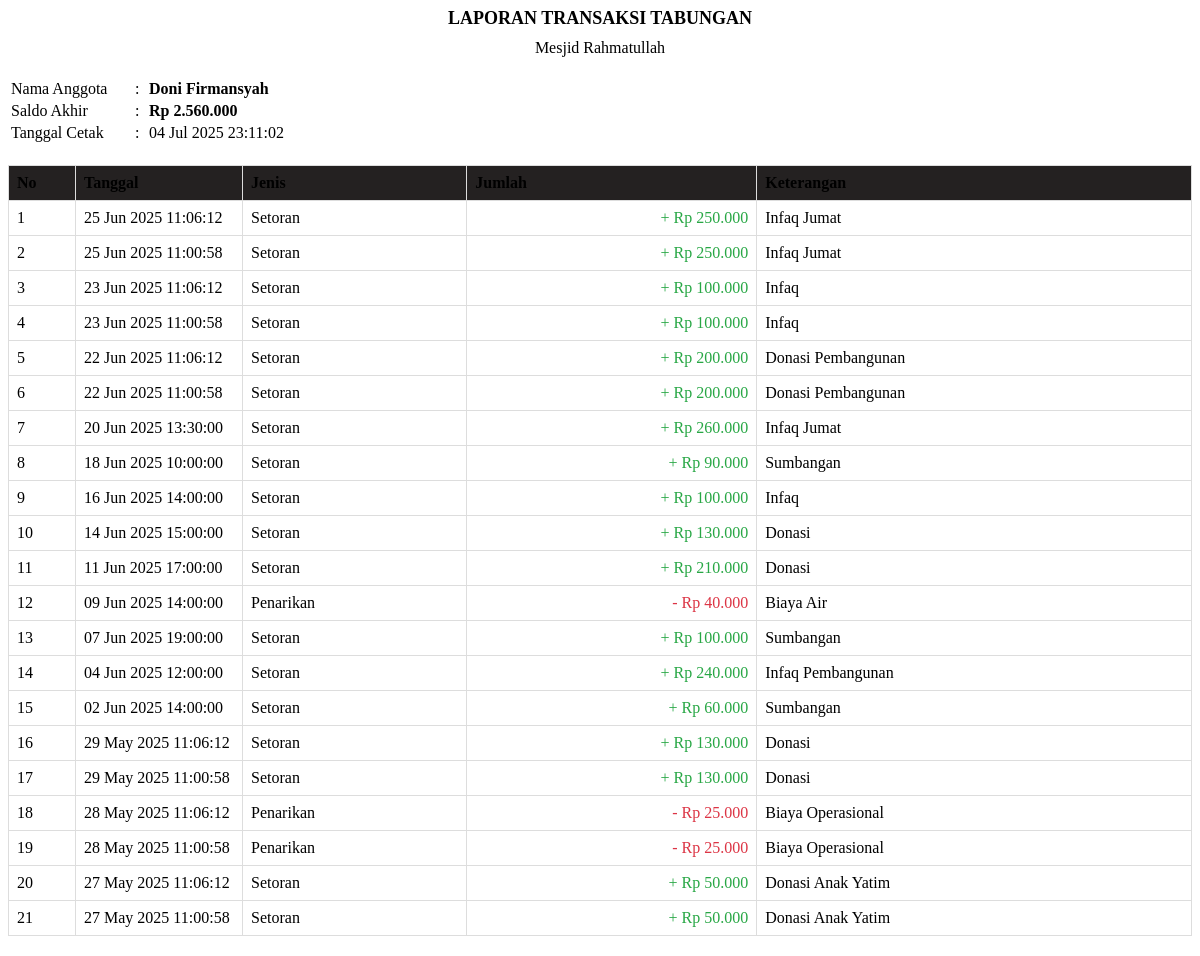
The page /get_transactions.php?id_tabungan=14 on the database its author committed.
### tables this page shows
CREATE TABLE IF NOT EXISTS `tabungan` (
  `id_tabungan` int NOT NULL AUTO_INCREMENT,
  `id_pengguna` int DEFAULT NULL,
  `jumlah_tabungan` int DEFAULT NULL,
  `tanggal_setor` date DEFAULT NULL,
  `keterangan` text,
  PRIMARY KEY (`id_tabungan`),
  KEY `id_pengguna` (`id_pengguna`)
);

CREATE TABLE IF NOT EXISTS `pengguna` (
  `id_pengguna` int NOT NULL AUTO_INCREMENT,
  `nama` varchar(50) DEFAULT NULL,
  `role` varchar(10) DEFAULT NULL,
  `email` varchar(100) DEFAULT NULL,
  `password` varchar(255) NOT NULL,
  `created_at` timestamp NULL DEFAULT NULL,
  PRIMARY KEY (`id_pengguna`) USING BTREE
);

CREATE TABLE IF NOT EXISTS `transaksi` (
  `id_transaksi` int NOT NULL AUTO_INCREMENT,
  `id_tabungan` int DEFAULT NULL,
  `id_pengguna` int DEFAULT NULL,
  `jenis` enum('masuk','keluar') NOT NULL,
  `jumlah` int NOT NULL,
  `tanggal` datetime NOT NULL DEFAULT CURRENT_TIMESTAMP,
  `keterangan` text,
  PRIMARY KEY (`id_transaksi`),
  KEY `id_tabungan` (`id_tabungan`),
  KEY `id_pengguna` (`id_pengguna`)
);

### get_transactions.php (the view, shortened to what this page needs)
<?php
require_once "db.php";
try {
    $pdo = new PDO("mysql:host=$host;dbname=$dbname", $username, $password);
    $pdo->setAttribute(PDO::ATTR_ERRMODE, PDO::ERRMODE_EXCEPTION);
    $pdo->exec("SET time_zone = '+07:00'");
    $id_tabungan = $_GET['id_tabungan'];
    $stmt = $pdo->prepare("SELECT t.*, p.nama FROM tabungan t JOIN pengguna p ON t.id_pengguna = p.id_pengguna WHERE t.id_tabungan = ?");
    $stmt->execute([$id_tabungan]);
    $tabungan = $stmt->fetch(PDO::FETCH_ASSOC);
    $stmt = $pdo->prepare("SELECT * FROM transaksi WHERE id_tabungan = ? ORDER BY tanggal DESC");
    $stmt->execute([$id_tabungan]);
    $transactions = $stmt->fetchAll(PDO::FETCH_ASSOC);
    $html = '
    <style>
        .report-header { margin-bottom: 20px; }
        .report-title { font-size: 18px; font-weight: bold; text-align: center; margin-bottom: 10px; }
        .report-subtitle { text-align: center; margin-bottom: 20px; }
        .report-info { margin-bottom: 15px; }
        .transaction-table { width: 100%; border-collapse: collapse; margin-bottom: 20px; }
        .transaction-table th, .transaction-table td { border: 1px solid #ddd; padding: 8px; }
        .transaction-table th { background-color:rgb(36, 33, 33); text-align: left; }
        .text-right { text-align: right; }
        .text-center { text-align: center; }
        .deposit { color: #28a745; }
        .withdrawal { color: #dc3545; }
        .print-only { display: none; }
        .transaction-date { white-space: nowrap; }
        @media print {
            .no-print { display: none; }
            .print-only { display: block; }
            body { font-size: 12pt; }
            .report-header { margin-bottom: 10mm; }
            .transaction-table { page-break-inside: avoid; }
        }
    </style>
    <div class="report-header">
        <div class="report-title">LAPORAN TRANSAKSI TABUNGAN</div>
        <div class="report-subtitle">Mesjid Rahmatullah</div>
        <div class="report-info">
            <table>
                <tr>
                    <td width="120">Nama Anggota</td>
                    <td width="10">:</td>
                    <td><strong>'.htmlspecialchars($tabungan['nama']).'</strong></td>
                </tr>
                <tr>
                    <td>Saldo Akhir</td>
                    <td>:</td>
                    <td><strong>Rp '.number_format($tabungan['jumlah_tabungan'], 0, ',', '.').'</strong></td>
                </tr>
                <tr>
                    <td>Tanggal Cetak</td>
                    <td>:</td>
                    <td>'.date('d M Y H:i:s').'</td>
                </tr>
            </table>
        </div>
    </div>';
    if (count($transactions) > 0) {
        $html .= '
        <table class="transaction-table">
            <thead>
                <tr>
                    <th width="50">No</th>
                    <th width="150">Tanggal</th>
                    <th>Jenis</th>
                    <th class="text-right">Jumlah</th>
                    <th>Keterangan</th>
                </tr>
            </thead>
            <tbody>';
        foreach ($transactions as $index => $transaction) {
            $transactionDate = $transaction['tanggal'] ? date('d M Y H:i:s', strtotime($transaction['tanggal'])) : '-';
            $html .= '
            <tr>
                <td>'.($index + 1).'</td>
                <td class="transaction-date">'.$transactionDate.'</td>
                <td>'.($transaction['jenis'] == 'masuk' ? 'Setoran' : 'Penarikan').'</td>
                <td class="text-right '.($transaction['jenis'] == 'masuk' ? 'deposit' : 'withdrawal').'">
                    '.($transaction['jenis'] == 'masuk' ? '+' : '-').' Rp '.number_format($transaction['jumlah'], 0, ',', '.').'
                </td>
                <td>'.htmlspecialchars($transaction['keterangan']).'</td>
            </tr>';
        }
        $html .= '
            </tbody>
        </table>';
    } else {
        $html .= '<div class="alert alert-info">Tidak ada transaksi yang tercatat.</div>';
    }
    $html .= '
    <div class="print-only">
        <table width="100%">
            <tr>
                <td width="50%"></td>
                <td class="text-center">
                    <p>Mengetahui,</p>
                    <br><br><br>
                    <p>_________________________</p>
                    <p>Petugas</p>
                </td>
            </tr>
        </table>
    </div>';
    echo $html;
} catch (Exception $e) {
    echo '<div class="alert alert-danger">Error: '.htmlspecialchars($e->getMessage()).'</div>';
}
?>

### get_transactions.php (style rules this page uses)
.report-header { margin-bottom: 20px; }
.report-title { font-size: 18px; font-weight: bold; text-align: center; margin-bottom: 10px; }
.report-subtitle { text-align: center; margin-bottom: 20px; }
.report-info { margin-bottom: 15px; }
.transaction-table { width: 100%; border-collapse: collapse; margin-bottom: 20px; }
.transaction-table th, .transaction-table td { border: 1px solid #ddd; padding: 8px; }
.transaction-table th { background-color:rgb(36, 33, 33); text-align: left; }
.text-right { text-align: right; }
.deposit { color: #28a745; }
.withdrawal { color: #dc3545; }
.transaction-date { white-space: nowrap; }

### rows shown on the page
tabungan: id_pengguna.nama "Doni Firmansyah", jumlah_tabungan "2.560.000"
transaksi: tanggal "25 Jun 2025 11:06:12", jenis "Setoran", jumlah "250.000", keterangan "Infaq Jumat"
transaksi: tanggal "25 Jun 2025 11:00:58", jenis "Setoran", jumlah "250.000", keterangan "Infaq Jumat"
transaksi: tanggal "23 Jun 2025 11:06:12", jenis "Setoran", jumlah "100.000", keterangan "Infaq"
transaksi: tanggal "23 Jun 2025 11:00:58", jenis "Setoran", jumlah "100.000", keterangan "Infaq"
transaksi: tanggal "22 Jun 2025 11:06:12", jenis "Setoran", jumlah "200.000", keterangan "Donasi Pembangunan"
transaksi: tanggal "22 Jun 2025 11:00:58", jenis "Setoran", jumlah "200.000", keterangan "Donasi Pembangunan"
transaksi: tanggal "20 Jun 2025 13:30:00", jenis "Setoran", jumlah "260.000", keterangan "Infaq Jumat"
transaksi: tanggal "18 Jun 2025 10:00:00", jenis "Setoran", jumlah "90.000", keterangan "Sumbangan"
transaksi: tanggal "16 Jun 2025 14:00:00", jenis "Setoran", jumlah "100.000", keterangan "Infaq"
transaksi: tanggal "14 Jun 2025 15:00:00", jenis "Setoran", jumlah "130.000", keterangan "Donasi"
transaksi: tanggal "11 Jun 2025 17:00:00", jenis "Setoran", jumlah "210.000", keterangan "Donasi"
transaksi: tanggal "09 Jun 2025 14:00:00", jenis "Penarikan", jumlah "40.000", keterangan "Biaya Air"
transaksi: tanggal "07 Jun 2025 19:00:00", jenis "Setoran", jumlah "100.000", keterangan "Sumbangan"
transaksi: tanggal "04 Jun 2025 12:00:00", jenis "Setoran", jumlah "240.000", keterangan "Infaq Pembangunan"
transaksi: tanggal "02 Jun 2025 14:00:00", jenis "Setoran", jumlah "60.000", keterangan "Sumbangan"
transaksi: tanggal "29 May 2025 11:06:12", jenis "Setoran", jumlah "130.000", keterangan "Donasi"
transaksi: tanggal "29 May 2025 11:00:58", jenis "Setoran", jumlah "130.000", keterangan "Donasi"
transaksi: tanggal "28 May 2025 11:06:12", jenis "Penarikan", jumlah "25.000", keterangan "Biaya Operasional"
transaksi: tanggal "28 May 2025 11:00:58", jenis "Penarikan", jumlah "25.000", keterangan "Biaya Operasional"
transaksi: tanggal "27 May 2025 11:06:12", jenis "Setoran", jumlah "50.000", keterangan "Donasi Anak Yatim"
transaksi: tanggal "27 May 2025 11:00:58", jenis "Setoran", jumlah "50.000", keterangan "Donasi Anak Yatim"
